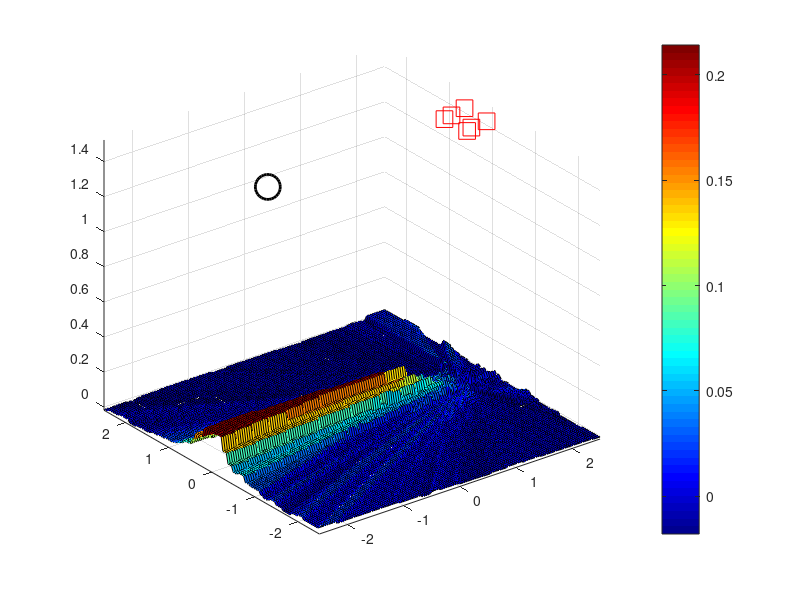

The MATLAB script that drew this image: (Note: this script raises an error after producing the figure.)
% Michael Sikora <m.sikora@uky.edu>
% 2018.06.14

% Plots the series of images

clear;    
load('testdata.mat');

% Set common scale for plots
for aa = 1:vars.N
    maximums(aa) = max(im{aa}(:));
    minimums(aa) = min(im{aa}(:));
end
zmax = max(maximums);
zmin = min(minimums);

% aa = 4; % for single image
for aa = 1:vars.N
%%%% Plot
figure(1);
h = surf(vars.gridax{1},vars.gridax{2}, im{aa});
peakVal = max(max(im{aa})); % Used to test convergence
colormap(jet); colorbar; axis('xy');
axis([vars.froom(1,1)-.25, vars.froom(1,2)+.25, vars.froom(2,1)-.25, vars.froom(2,2)+.25]);
hold on;
%  Mark actual target positions  
sourceplot = plot3(vars.sigpos(1,:),vars.sigpos(2,:),ones(vars.sigtot)*1.5,'ok', 'MarkerSize', 18,'LineWidth', 2);
%  Mark microphone positions
micplot = plot3(vars.mposplat{aa}(1,:),vars.mposplat{aa}(2,:),vars.mposplat{aa}(3,:),'sr','MarkerSize', 12);
axis('tight');

for iii = 1:localvars.value{2} % Label Platform numbers
    vars.platcenters{aa}(iii,:) = mjs_platform(iii).getCenter();
    platlabs{aa}(iii) = text(vars.platcenters{aa}(iii,1),vars.platcenters{aa}(iii,2)+0.5,vars.platcenters{aa}(iii,3), ['Pl', int2str(iii)], 'HorizontalAlignment', 'center');
end
for kn=1:length(vars.mposplat{aa}(1,:)) % Label microphones
    miclabs{kn} = text(vars.mposplat{aa}(1,kn),vars.mposplat{aa}(2,kn),vars.mposplat{aa}(3,kn), int2str(kn), 'HorizontalAlignment', 'center');
end

    % Draw Room walls
plot([vars.vn(1,:), vars.vn(1,1)],[vars.vn(2,:), vars.vn(2,1)],'k--')
% Label Plot
xlabel('Xaxis Meters')
ylabel('Yaxis Meters')
title({['SRP image (Mics at squares,'],[' Target in circle']} )   

vars.currentImageIndex = aa;
limits = axis;
caxis([zmin zmax]);
axis([limits(1:4),zmin, 1.8]);
view(2);

%%%% IMAGE ANALYSIS : PLOTS THE MAIN LOBE OUTLINE
[SNRdB,avgnoise,peakSourcePower,thresholdMeanPower] = imErrorAnalysis2(im{aa},vars.gridax,vars.sigpos,8);
table(SNRdB,avgnoise,peakSourcePower,thresholdMeanPower)
hold off
% pause
pause(1);
end